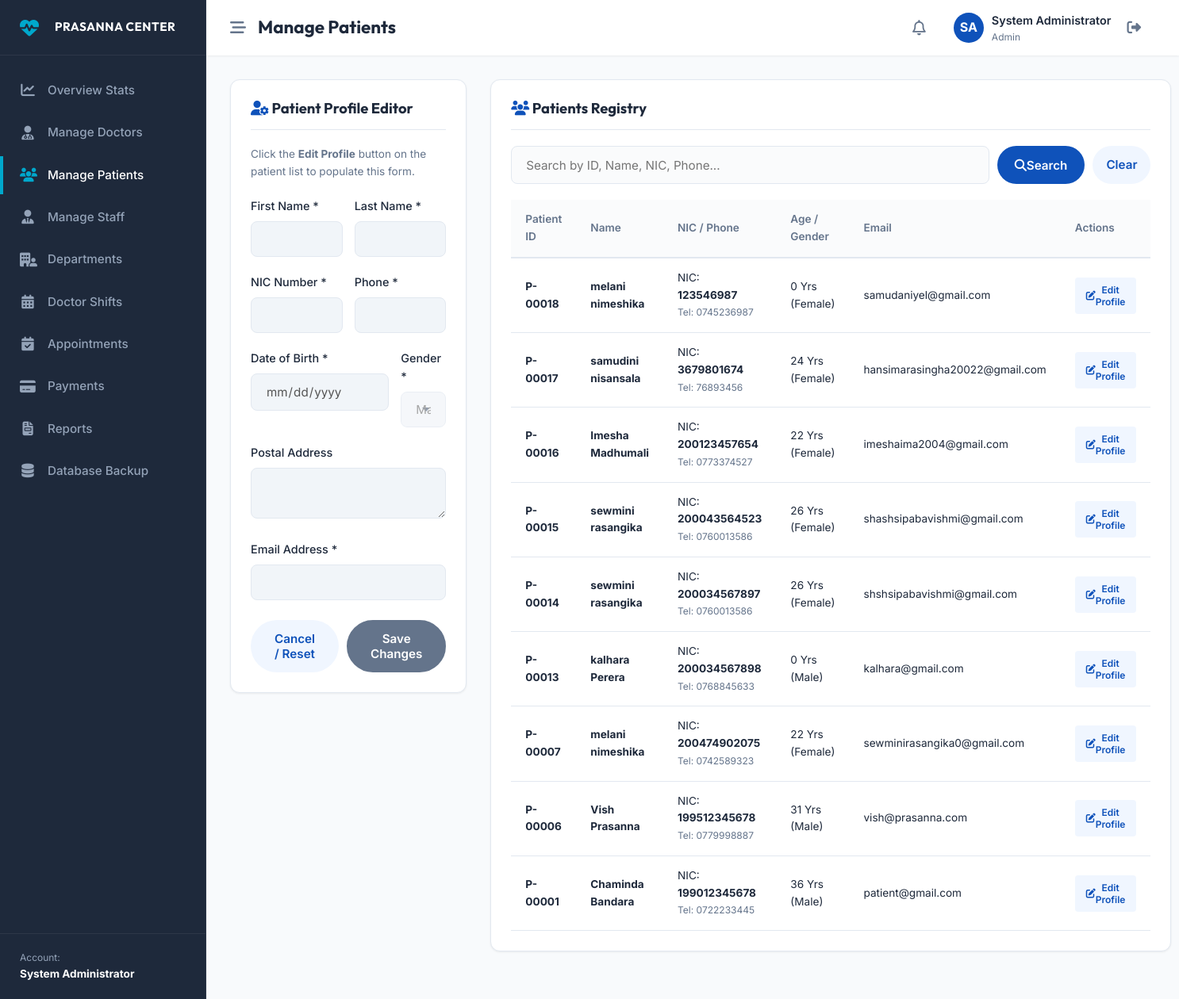
Screenshot of /admin/patients.php (signed in) with the database file from the repository.
### tables this page shows
CREATE TABLE `patients` (
  `id` int(11) NOT NULL,
  `user_id` int(11) NOT NULL,
  `patient_number` varchar(20) NOT NULL,
  `first_name` varchar(50) NOT NULL,
  `last_name` varchar(50) NOT NULL,
  `nic` varchar(15) DEFAULT NULL,
  `dob` date NOT NULL,
  `gender` enum('Male','Female','Other') NOT NULL,
  `phone` varchar(15) NOT NULL,
  `address` text DEFAULT NULL,
  `created_at` timestamp NOT NULL DEFAULT current_timestamp()
);

CREATE TABLE `users` (
  `id` int(11) NOT NULL,
  `username` varchar(50) NOT NULL,
  `email` varchar(100) NOT NULL,
  `password` varchar(255) NOT NULL,
  `role` enum('admin','doctor','receptionist','patient') NOT NULL,
  `created_at` timestamp NOT NULL DEFAULT current_timestamp()
);

### admin/patients.php (the view, shortened to what this page needs)
<?php
require_once dirname(__DIR__) . '/includes/dashboard_header.php';
$search = trim($_GET['search'] ?? '');
$params = [];
$sql = "SELECT p.*, u.email, u.username
        FROM patients p
        JOIN users u ON p.user_id = u.id";
$sql .= " ORDER BY p.created_at DESC LIMIT 100";
try {
    $stmt = $pdo->prepare($sql);
    $stmt->execute($params);
    $patients = $stmt->fetchAll();
} catch (PDOException $e) {
    $error = "Failed to load patient ledger: " . $e->getMessage();
    $patients = [];
}
?>
<div style="display:grid; grid-template-columns: 1.2fr 2fr; gap:30px; align-items: start;">
    <div class="db-card" id="formCard">
        <div class="db-card-header">
            <h3 id="formTitle"><i class="fa-solid fa-user-gear text-primary"></i> Patient Profile Editor</h3>
        </div>
        <p style="font-size:0.85rem; color:var(--grey-color); margin-bottom: 20px;">Click the <strong>Edit Profile</strong> button on the patient list to populate this form.</p>
        <form action="" method="POST" id="patForm">
            <div style="display:grid; grid-template-columns:1fr 1fr; gap:15px;">
                <div class="form-group">
                    <label for="first_name">First Name *</label>
                    <input type="text" name="first_name" id="first_name" required disabled class="form-control" style="background-color:#f1f5f9;">
                </div>
                <div class="form-group">
                    <label for="last_name">Last Name *</label>
                    <input type="text" name="last_name" id="last_name" required disabled class="form-control" style="background-color:#f1f5f9;">
                </div>
            </div>
            <div style="display:grid; grid-template-columns: 1fr 1fr; gap:15px;">
                <div class="form-group">
                    <label for="nic">NIC Number *</label>
                    <input type="text" name="nic" id="nic" required disabled class="form-control" style="background-color:#f1f5f9;">
                </div>
                <div class="form-group">
                    <label for="phone">Phone *</label>
                    <input type="text" name="phone" id="phone" required disabled class="form-control" style="background-color:#f1f5f9;">
                </div>
            </div>
            <div style="display:grid; grid-template-columns: 1fr 1fr; gap:15px;">
                <div class="form-group">
                    <label for="dob">Date of Birth *</label>
                    <input type="date" name="dob" id="dob" required disabled class="form-control" style="background-color:#f1f5f9;">
                </div>
                <div class="form-group">
                    <label for="gender">Gender *</label>
                    <select name="gender" id="gender" required disabled class="form-control" style="background-color:#f1f5f9;">
                        <option value="Male">Male</option>
                    </select>
                </div>
            </div>
            <div class="form-group">
                <label for="address">Postal Address</label>
                <textarea name="address" id="address" rows="2" disabled class="form-control" style="background-color:#f1f5f9;"></textarea>
            </div>
            <div class="form-group">
                <label for="email">Email Address *</label>
                <input type="email" name="email" id="email" required disabled class="form-control" style="background-color:#f1f5f9;">
            </div>
            <div style="margin-top: 25px; display:flex; gap:10px;">
                <button type="button" class="btn btn-secondary" onclick="resetPatientForm()" style="flex:1;">Cancel / Reset</button>
                <button type="submit" class="btn btn-primary" id="submitBtn" disabled style="flex:1.5; background-color:var(--grey-color); border-color:var(--grey-color);">Save Changes</button>
            </div>
        </form>
    </div>
    <div class="db-card">
        <div class="db-card-header">
            <h3><i class="fa-solid fa-users text-primary"></i> Patients Registry</h3>
        </div>
        <form method="GET" action="" style="display:flex; gap:10px; margin-bottom: 20px;">
            <input type="text" name="search" value="<?php echo htmlspecialchars($search); ?>" placeholder="Search by ID, Name, NIC, Phone..." class="form-control" style="flex:1;">
            <button type="submit" class="btn btn-primary" style="padding:10px 20px;"><i class="fa-solid fa-search"></i> Search</button>
            <a href="patients.php" class="btn btn-secondary" style="padding:10px 15px;">Clear</a>
        </form>
        <div class="table-responsive">
            <table class="db-table" style="font-size: 0.85rem;">
                <thead>
                    <tr>
                        <th>Patient ID</th>
                        <th>Name</th>
                        <th>NIC / Phone</th>
                        <th>Age / Gender</th>
                        <th>Email</th>
                        <th>Actions</th>
                    </tr>
                </thead>
                <tbody>
                    <?php if (!empty($patients)): ?>
                        <?php foreach ($patients as $pat): ?>
                            <tr>
                                <td><strong><?php echo htmlspecialchars($pat['patient_number']); ?></strong></td>
                                <td><strong><?php echo htmlspecialchars($pat['first_name'] . ' ' . $pat['last_name']); ?></strong></td>
                                <td>
                                    <span>NIC: <strong><?php echo htmlspecialchars($pat['nic']); ?></strong></span><br>
                                    <span style="font-size:0.75rem; color:var(--grey-color);">Tel: <?php echo htmlspecialchars($pat['phone']); ?></span>
                                </td>
                                <td>
                                    <?php
                                        $age = date_diff(date_create($pat['dob']), date_create('today'))->y;
                                        echo $age . ' Yrs (' . $pat['gender'] . ')';
                                    ?>
                                </td>
                                <td><?php echo htmlspecialchars($pat['email']); ?></td>
                                <td>
                                    <button class="btn btn-secondary" style="padding: 6px 12px; font-size:0.75rem; border-radius:4px;"
                                            onclick="editPatient(<?php echo htmlspecialchars(json_encode($pat)); ?>)">
                                        <i class="fa-solid fa-edit"></i> Edit Profile
                                    </button>
                                </td>
                            </tr>
                        <?php endforeach; ?>
                    <?php else: ?>
                        <tr>
                            <td colspan="6" style="text-align:center; padding: 20px;">No patient records found.</td>
                        </tr>
                    <?php endif; ?>
                </tbody>
            </table>
        </div>
    </div>
</div>
<?php require_once dirname(__DIR__) . '/includes/dashboard_footer.php'; ?>

### assets/css/style.css (style rules this page uses)
:root { --primary-color: #0f52ba; --primary-hover: #0b3c8f; --secondary-color: #f0f6ff; --accent-color: #00a8cc; --accent-hover: #008eb0; --dark-color: #1e293b; --light-color: #ffffff; --grey-color: #64748b; --light-grey: #e2e8f0; --success-color: #10b981; --warning-color: #f59e0b; --danger-color: #ef4444; --shadow-sm: 0 1px 3px rgba(0,0,0,0.05), 0 1px 2px rgba(0,0,0,0.02); --shadow-md: 0 4px 6px -1px rgba(15, 82, 186, 0.05), 0 2px 4px -2px rgba(15, 82, 186, 0.05); --shadow-lg: 0 10px 25px -5px rgba(15, 82, 186, 0.1), 0 8px 10px -6px rgba(15, 82, 186, 0.08); --shadow-inset: inset 0 2px 4px 0 rgba(0, 0, 0, 0.06); --font-sans: 'Inter', -apple-system, BlinkMacSystemFont, "Segoe UI", Roboto, sans-serif; --font-heading: 'Outfit', sans-serif; --transition: all 0.3s cubic-bezier(0.4, 0, 0.2, 1); }
* { margin: 0; padding: 0; box-sizing: border-box; }
html { scroll-behavior: smooth; }
body { font-family: var(--font-sans); color: var(--dark-color); background-color: var(--light-color); line-height: 1.6; overflow-x: hidden; }
h1, h2, h3, h4, h5, h6 { font-family: var(--font-heading); font-weight: 700; color: var(--dark-color); line-height: 1.2; }
a { color: inherit; text-decoration: none; transition: var(--transition); }
.text-primary { color: var(--primary-color); }
.btn { display: inline-flex; align-items: center; justify-content: center; padding: 12px 28px; font-size: 0.95rem; font-weight: 600; border-radius: 50px; cursor: pointer; transition: var(--transition); border: 2px solid transparent; font-family: var(--font-sans); }
.btn-primary { background-color: var(--primary-color); color: var(--light-color); }
.btn-secondary { background-color: var(--secondary-color); color: var(--primary-color); }
.form-group { margin-bottom: 20px; text-align: left; }
.form-group label { display: block; font-weight: 500; margin-bottom: 8px; font-size: 0.9rem; }
.form-control { width: 100%; padding: 12px 18px; border-radius: 8px; border: 1.5px solid var(--light-grey); background-color: #fafbfc; font-family: var(--font-sans); font-size: 0.95rem; transition: var(--transition); }
select.form-control { appearance: none; background-repeat: no-repeat; background-position: right 12px center; }

### assets/css/dashboard.css (style rules this page uses)
:root { --sidebar-width: 260px; --sidebar-collapsed-width: 70px; --topbar-height: 70px; }
body.dashboard-body { background-color: #f8fafc; overflow-x: hidden; }
.db-card { background: white; border-radius: 12px; box-shadow: var(--shadow-sm); border: 1px solid var(--light-grey); padding: 25px; margin-bottom: 30px; }
.db-card-header { display: flex; justify-content: space-between; align-items: center; margin-bottom: 20px; padding-bottom: 15px; border-bottom: 1px solid var(--light-grey); }
.db-card-header h3 { font-size: 1.15rem; font-family: var(--font-heading); font-weight: 700; }
.table-responsive { width: 100%; overflow-x: auto; }
.db-table { width: 100%; border-collapse: collapse; text-align: left; font-size: 0.9rem; }
.db-table th { padding: 14px 18px; font-weight: 600; color: var(--grey-color); border-bottom: 2px solid var(--light-grey); background-color: #fafbfc; }
.db-table td { padding: 14px 18px; border-bottom: 1px solid var(--light-grey); color: var(--dark-color); vertical-align: middle; }

### rows the page displays
patients: patient_number "P-00018", first_name+last_name "melani nimeshika", nic "123546987", phone "0745236987", age "0", gender "Female", user.email "samudaniyel@gmail.com"
patients: patient_number "P-00017", first_name+last_name "samudini nisansala", nic "3679801674", phone "76893456", dob "24", gender "Female", user.email "hansimarasingha20022@gmail.com"
patients: patient_number "P-00016", first_name+last_name "Imesha Madhumali", nic "200123457654", phone "0773374527", dob "22", gender "Female", user.email "imeshaima2004@gmail.com"
patients: patient_number "P-00015", first_name+last_name "sewmini rasangika", nic "200043564523", phone "0760013586", dob "26", gender "Female", user.email "shashsipabavishmi@gmail.com"
patients: patient_number "P-00014", first_name+last_name "sewmini rasangika", nic "200034567897", phone "0760013586", dob "26", gender "Female", user.email "shshsipabavishmi@gmail.com"
patients: patient_number "P-00013", first_name+last_name "kalhara Perera", nic "200034567898", phone "0768845633", age "0", gender "Male", user.email "kalhara@gmail.com"
patients: patient_number "P-00007", first_name+last_name "melani nimeshika", nic "200474902075", phone "0742589323", dob "22", gender "Female", user.email "sewminirasangika0@gmail.com"
patients: patient_number "P-00006", first_name+last_name "Vish Prasanna", nic "199512345678", phone "0779998887", dob "31", gender "Male", user.email "vish@prasanna.com"
patients: patient_number "P-00001", first_name+last_name "Chaminda Bandara", nic "199012345678", phone "0722233445", dob "36", gender "Male", user.email "patient@gmail.com"

### other values shown
$_SESSION['full_name'] "System Administrator"
$page_title "Manage Patients"
substr($initials, 0, 2) "SA"
$_SESSION['role'] "Admin"
